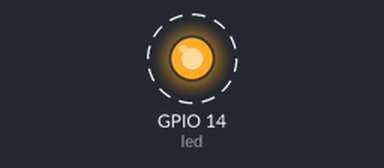
Bench run of a program on a simulated ESP32 board running MicroPython. Shown: output pins drawn as LEDs (lit = HIGH). Dashed ring = blinking. What the program prints to the serial console is not drawn.

Above: at 0.5 s.
Timing chart, 0 to 4.6 s (numbered marks = the images above):
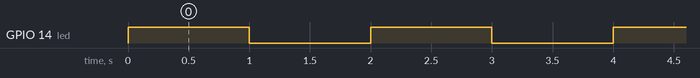

Measured:
- by itself, GPIO 14 (led): alternates HIGH for 1.0 s and LOW for 1.0 s

The program:

ch002_gpio_led.py
```python
from machine import Pin
from time import sleep

LED_PIN = 14

led = Pin(LED_PIN, Pin.OUT)

print("LED starts flashing...")

while True:
    try:
        led.toggle()
        sleep(1)
    except KeyboardInterrupt:
        print("程序被用户中断，退出循环。")
        break

led.off()

print("Finished.")
```
